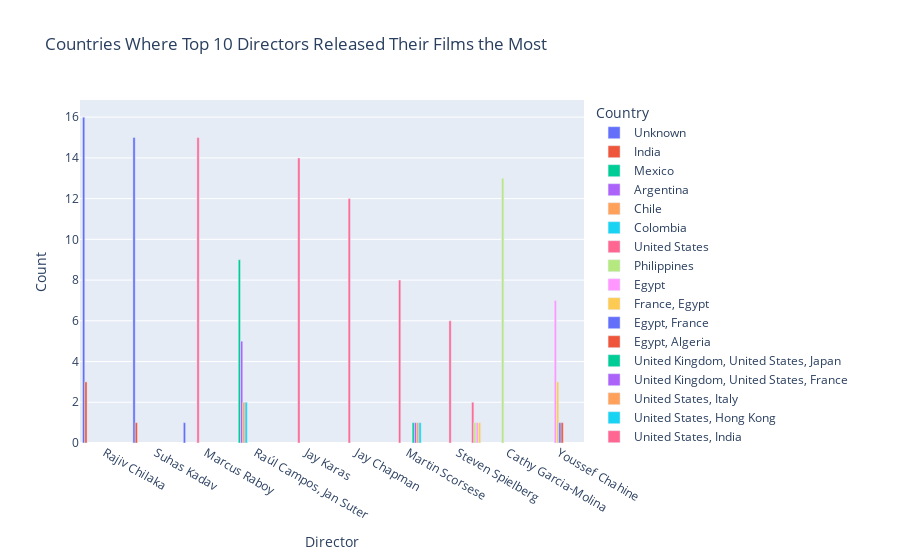

Notebook code for this chart:
### Code cell
import plotly.express as px
import pandas as pd

# Assuming you have the 'df' DataFrame and 'top_10_directors' from the previous analysis
top_directors_countries_data = []
for director in top_10_directors['director']:
    director_data = df[df['director'] == director]
    # Counting the countries of release
    countries_count = director_data['country'].value_counts().to_dict()
    for country, count in countries_count.items():
        top_directors_countries_data.append({'Director': director, 'Country': country, 'Count': count})

# Creating a DataFrame from the extracted data
top_directors_countries_df = pd.DataFrame(top_directors_countries_data)

# Creating a bar chart with Plotly

# Assuming you have the top_directors_countries_df DataFrame from the previous analysis
# Creating a bar chart with Plotly with adjusted bar thickness
fig = px.bar(top_directors_countries_df, 
             x='Director', 
             y='Count', 
             color='Country',
             title='Countries Where Top 10 Directors Released Their Films the Most',
             barmode='group')

# Adjusting the gap between bars to make them thicker
fig.update_layout(bargap=0.1)  # Decrease this value to make bars thicker

fig.show()

### Figure 1 — Plotly figure (JSON) as saved in the notebook; plotly's stock layout.template omitted (floating-point values rounded to 4 significant figures)
{"data": [{"alignmentgroup": "True", "hovertemplate": "Country=Unknown<br>Director=%{x}<br>Count=%{y}<extra></extra>", "legendgroup": "Unknown", "marker": {"color": "#636efa", "pattern": {"shape": ""}}, "name": "Unknown", "offsetgroup": "Unknown", "orientation": "v", "showlegend": true, "textposition": "auto", "type": "bar", "x": ["Rajiv Chilaka", "Suhas Kadav", "Marcus Raboy"], "xaxis": "x", "y": [16, 15, 1], "yaxis": "y"}, {"alignmentgroup": "True", "hovertemplate": "Country=India<br>Director=%{x}<br>Count=%{y}<extra></extra>", "legendgroup": "India", "marker": {"color": "#EF553B", "pattern": {"shape": ""}}, "name": "India", "offsetgroup": "India", "orientation": "v", "showlegend": true, "textposition": "auto", "type": "bar", "x": ["Rajiv Chilaka", "Suhas Kadav"], "xaxis": "x", "y": [3, 1], "yaxis": "y"}, {"alignmentgroup": "True", "hovertemplate": "Country=Mexico<br>Director=%{x}<br>Count=%{y}<extra></extra>", "legendgroup": "Mexico", "marker": {"color": "#00cc96", "pattern": {"shape": ""}}, "name": "Mexico", "offsetgroup": "Mexico", "orientation": "v", "showlegend": true, "textposition": "auto", "type": "bar", "x": ["Raúl Campos, Jan Suter"], "xaxis": "x", "y": [9], "yaxis": "y"}, {"alignmentgroup": "True", "hovertemplate": "Country=Argentina<br>Director=%{x}<br>Count=%{y}<extra></extra>", "legendgroup": "Argentina", "marker": {"color": "#ab63fa", "pattern": {"shape": ""}}, "name": "Argentina", "offsetgroup": "Argentina", "orientation": "v", "showlegend": true, "textposition": "auto", "type": "bar", "x": ["Raúl Campos, Jan Suter"], "xaxis": "x", "y": [5], "yaxis": "y"}, {"alignmentgroup": "True", "hovertemplate": "Country=Chile<br>Director=%{x}<br>Count=%{y}<extra></extra>", "legendgroup": "Chile", "marker": {"color": "#FFA15A", "pattern": {"shape": ""}}, "name": "Chile", "offsetgroup": "Chile", "orientation": "v", "showlegend": true, "textposition": "auto", "type": "bar", "x": ["Raúl Campos, Jan Suter"], "xaxis": "x", "y": [2], "yaxis": "y"}, {"alignmentgroup": "True", "hovertemplate": "Country=Colombia<br>Director=%{x}<br>Count=%{y}<extra></extra>", "legendgroup": "Colombia", "marker": {"color": "#19d3f3", "pattern": {"shape": ""}}, "name": "Colombia", "offsetgroup": "Colombia", "orientation": "v", "showlegend": true, "textposition": "auto", "type": "bar", "x": ["Raúl Campos, Jan Suter"], "xaxis": "x", "y": [2], "yaxis": "y"}, {"alignmentgroup": "True", "hovertemplate": "Country=United States<br>Director=%{x}<br>Count=%{y}<extra></extra>", "legendgroup": "United States", "marker": {"color": "#FF6692", "pattern": {"shape": ""}}, "name": "United States", "offsetgroup": "United States", "orientation": "v", "showlegend": true, "textposition": "auto", "type": "bar", "x": ["Marcus Raboy", "Jay Karas", "Jay Chapman", "Martin Scorsese", "Steven Spielberg"], "xaxis": "x", "y": [15, 14, 12, 8, 6], "yaxis": "y"}, {"alignmentgroup": "True", "hovertemplate": "Country=Philippines<br>Director=%{x}<br>Count=%{y}<extra></extra>", "legendgroup": "Philippines", "marker": {"color": "#B6E880", "pattern": {"shape": ""}}, "name": "Philippines", "offsetgroup": "Philippines", "orientation": "v", "showlegend": true, "textposition": "auto", "type": "bar", "x": ["Cathy Garcia-Molina"], "xaxis": "x", "y": [13], "yaxis": "y"}, {"alignmentgroup": "True", "hovertemplate": "Country=Egypt<br>Director=%{x}<br>Count=%{y}<extra></extra>", "legendgroup": "Egypt", "marker": {"color": "#FF97FF", "pattern": {"shape": ""}}, "name": "Egypt", "offsetgroup": "Egypt", "orientation": "v", "showlegend": true, "textposition": "auto", "type": "bar", "x": ["Youssef Chahine"], "xaxis": "x", "y": [7], "yaxis": "y"}, {"alignmentgroup": "True", "hovertemplate": "Country=France, Egypt<br>Director=%{x}<br>Count=%{y}<extra></extra>", "legendgroup": "France, Egypt", "marker": {"color": "#FECB52", "pattern": {"shape": ""}}, "name": "France, Egypt", "offsetgroup": "France, Egypt", "orientation": "v", "showlegend": true, "textposition": "auto", "type": "bar", "x": ["Youssef Chahine"], "xaxis": "x", "y": [3], "yaxis": "y"}, {"alignmentgroup": "True", "hovertemplate": "Country=Egypt, France<br>Director=%{x}<br>Count=%{y}<extra></extra>", "legendgroup": "Egypt, France", "marker": {"color": "#636efa", "pattern": {"shape": ""}}, "name": "Egypt, France", "offsetgroup": "Egypt, France", "orientation": "v", "showlegend": true, "textposition": "auto", "type": "bar", "x": ["Youssef Chahine"], "xaxis": "x", "y": [1], "yaxis": "y"}, {"alignmentgroup": "True", "hovertemplate": "Country=Egypt, Algeria<br>Director=%{x}<br>Count=%{y}<extra></extra>", "legendgroup": "Egypt, Algeria", "marker": {"color": "#EF553B", "pattern": {"shape": ""}}, "name": "Egypt, Algeria", "offsetgroup": "Egypt, Algeria", "orientation": "v", "showlegend": true, "textposition": "auto", "type": "bar", "x": ["Youssef Chahine"], "xaxis": "x", "y": [1], "yaxis": "y"}, {"alignmentgroup": "True", "hovertemplate": "Country=United Kingdom, United States, Japan<br>Director=%{x}<br>Count=%{y}<extra></extra>", "legendgroup": "United Kingdom, United States, Japan", "marker": {"color": "#00cc96", "pattern": {"shape": ""}}, "name": "United Kingdom, United States, Japan", "offsetgroup": "United Kingdom, United States, Japan", "orientation": "v", "showlegend": true, "textposition": "auto", "type": "bar", "x": ["Martin Scorsese"], "xaxis": "x", "y": [1], "yaxis": "y"}, {"alignmentgroup": "True", "hovertemplate": "Country=United Kingdom, United States, France<br>Director=%{x}<br>Count=%{y}<extra></extra>", "legendgroup": "United Kingdom, United States, France", "marker": {"color": "#ab63fa", "pattern": {"shape": ""}}, "name": "United Kingdom, United States, France", "offsetgroup": "United Kingdom, United States, France", "orientation": "v", "showlegend": true, "textposition": "auto", "type": "bar", "x": ["Martin Scorsese"], "xaxis": "x", "y": [1], "yaxis": "y"}, {"alignmentgroup": "True", "hovertemplate": "Country=United States, Italy<br>Director=%{x}<br>Count=%{y}<extra></extra>", "legendgroup": "United States, Italy", "marker": {"color": "#FFA15A", "pattern": {"shape": ""}}, "name": "United States, Italy", "offsetgroup": "United States, Italy", "orientation": "v", "showlegend": true, "textposition": "auto", "type": "bar", "x": ["Martin Scorsese"], "xaxis": "x", "y": [1], "yaxis": "y"}, {"alignmentgroup": "True", "hovertemplate": "Country=United States, Hong Kong<br>Director=%{x}<br>Count=%{y}<extra></extra>", "legendgroup": "United States, Hong Kong", "marker": {"color": "#19d3f3", "pattern": {"shape": ""}}, "name": "United States, Hong Kong", "offsetgroup": "United States, Hong Kong", "orientation": "v", "showlegend": true, "textposition": "auto", "type": "bar", "x": ["Martin Scorsese"], "xaxis": "x", "y": [1], "yaxis": "y"}, {"alignmentgroup": "True", "hovertemplate": "Country=United States, India<br>Director=%{x}<br>Count=%{y}<extra></extra>", "legendgroup": "United States, India", "marker": {"color": "#FF6692", "pattern": {"shape": ""}}, "name": "United States, India", "offsetgroup": "United States, India", "orientation": "v", "showlegend": true, "textposition": "auto", "type": "bar", "x": ["Steven Spielberg"], "xaxis": "x", "y": [2], "yaxis": "y"}, {"alignmentgroup": "True", "hovertemplate": "Country=United States, Canada<br>Director=%{x}<br>Count=%{y}<extra></extra>", "legendgroup": "United States, Canada", "marker": {"color": "#B6E880", "pattern": {"shape": ""}}, "name": "United States, Canada", "offsetgroup": "United States, Canada", "orientation": "v", "showlegend": true, "textposition": "auto", "type": "bar", "x": ["Steven Spielberg"], "xaxis": "x", "y": [1], "yaxis": "y"}, {"alignmentgroup": "True", "hovertemplate": "Country=United States, India, United Kingdom<br>Director=%{x}<br>Count=%{y}<extra></extra>", "legendgroup": "United States, India, United Kingdom", "marker": {"color": "#FF97FF", "pattern": {"shape": ""}}, "name": "United States, India, United Kingdom", "offsetgroup": "United States, India, United Kingdom", "orientation": "v", "showlegend": true, "textposition": "auto", "type": "bar", "x": ["Steven Spielberg"], "xaxis": "x", "y": [1], "yaxis": "y"}, {"alignmentgroup": "True", "hovertemplate": "Country=United States, New Zealand, United Kingdom<br>Director=%{x}<br>Count=%{y}<extra></extra>", "legendgroup": "United States, New Zealand, United Kingdom", "marker": {"color": "#FECB52", "pattern": {"shape": ""}}, "name": "United States, New Zealand, United Kingdom", "offsetgroup": "United States, New Zealand, United Kingdom", "orientation": "v", "showlegend": true, "textposition": "auto", "type": "bar", "x": ["Steven Spielberg"], "xaxis": "x", "y": [1], "yaxis": "y"}], "layout": {"bargap": 0.1, "barmode": "group", "legend": {"title": {"text": "Country"}, "tracegroupgap": 0}, "title": {"text": "Countries Where Top 10 Directors Released Their Films the Most"}, "xaxis": {"anchor": "y", "domain": [0, 1], "title": {"text": "Director"}}, "yaxis": {"anchor": "x", "domain": [0, 1], "title": {"text": "Count"}}}}
